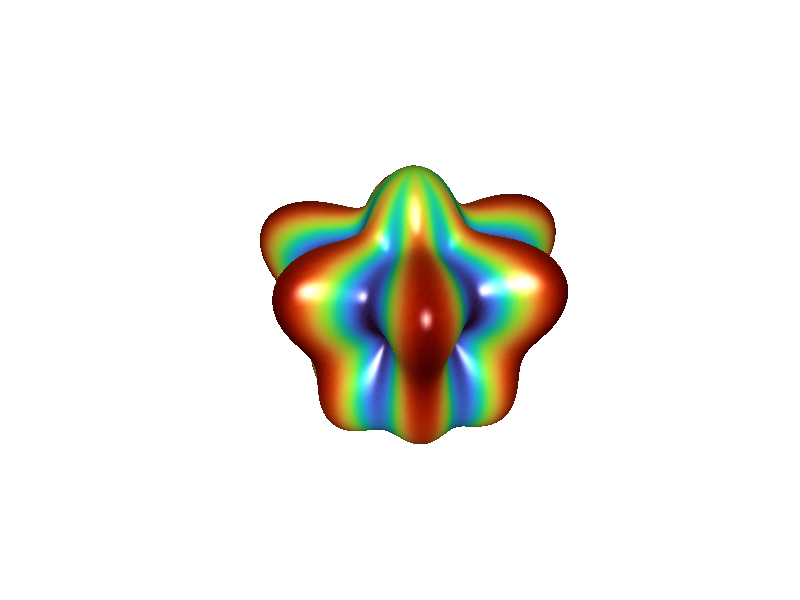

This figure's MATLAB source:
% 打开本文件并点击 Run。可修改下方采样量、参数或颜色。
% Open this script and click Run. No extra data or toolbox is required.

[theta, phi] = meshgrid( ...
    linspace(0, 2*pi, 300), ...
    linspace(0, pi, 180));

r = 1 ...
    + 0.28*sin(6*theta).*sin(phi).^3 ...
    + 0.18*cos(5*phi);

X = r .* sin(phi) .* cos(theta);
Y = r .* sin(phi) .* sin(theta);
Z = r .* cos(phi);

C = sin(6*theta).*sin(phi);

figure('Color', [0.025 0.025 0.035]);

surf(X, Y, Z, C, ...
    'EdgeColor', 'none', ...
    'FaceColor', 'interp');

axis equal;
axis off;

colormap(turbo);

view(40, 25);

camlight headlight;
lighting gouraud;

title('Harmonic Blossom', ...
    'Color', 'w', ...
    'FontSize', 18);
